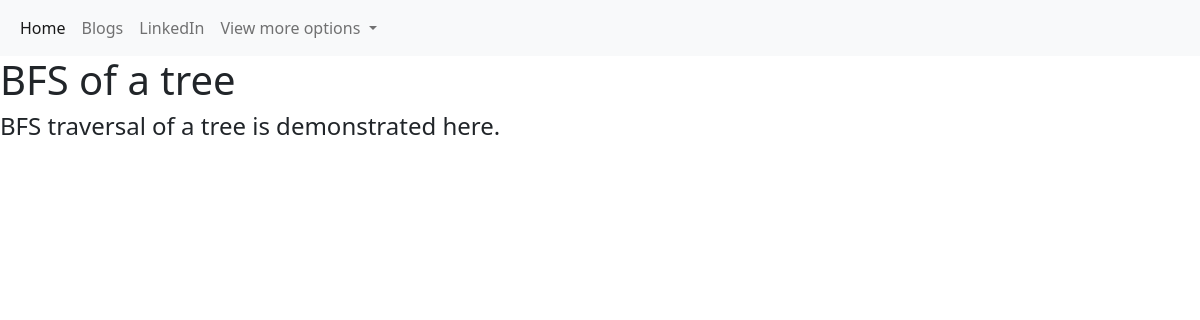
Page /blog/1/ on the committed database.
### blog/models.py (models this page shows)
class Blog(models.Model):
    title = models.CharField(max_length=50)
    description = models.TextField(max_length=1000)
    date = models.DateField()
    url = models.URLField(blank=True)

### blog/views.py (the view)
# urls.py: path('<int:blog_id>/',views.detail,name='detail'),
def detail(request,blog_id):
    curr_id = get_object_or_404(Blog,pk=blog_id)
    return render(request , 'detail.html',{'this_id' : curr_id})

### blog/templates/detail.html (shortened to what this page needs)
{% extends 'port/main.html' %}
{% block content %}
<!DOCTYPE html>
<html lang="en">
<head>
</head>
<body>
    <h1>{{this_id.title}}</h1>
    <h4>{{this_id.description}}</h4>
    {% endblock %}

### rows in the picture
Blog: title "BFS of a tree", description "BFS traversal of a tree is demonstrated here."
